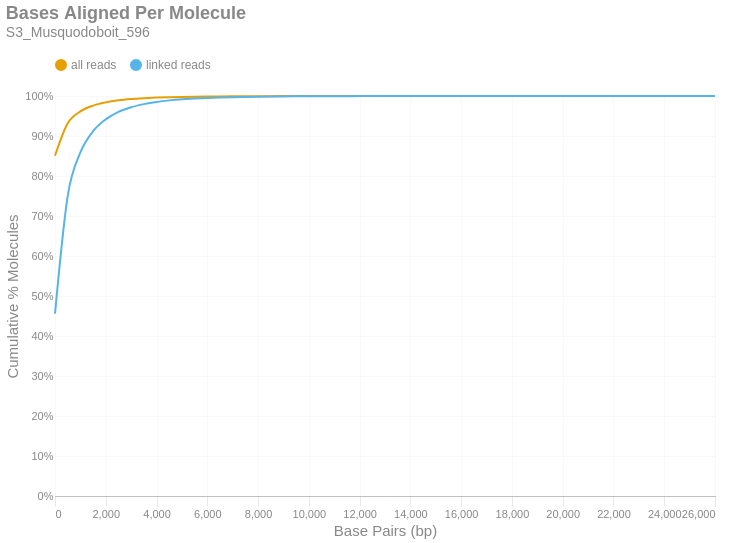

The cell this chart's notebook holds for it:
### Markdown cell above
### Bases Aligned Per Molecule
This is a cumulative frequency distribution showing the number of base pairs aligned per unique molecule. These data are shown in 500 bp bins. There are two distributions: one with `all reads` (yellow) and another with only `linked reads` (blue). The percent of molecules in the `linked reads` distribution is relative to the total number of linked molecules.

### Code cell
if SKIPLR:
    print_html(f"Skipped")
else:
    binned_df = consolidated_hist(valids['aligned_bp'], mask, 500, True)
    with SafeRender(binned_df):
        (
            density_plot(binned_df, 'Bases Aligned Per Molecule', samplename, 'basesper')
            .encode(
                x=alt.X('bin:Q', title="Base Pairs (bp)").axis(tickMinStep=500).scale(padding=0),
                y=alt.Y('value:Q', title='Cumulative % Molecules')
                    .axis(format='%')
                    .scale(domain = [0,1])
                    .stack(False),
                color=alt.Color("key:N").scale(domain = ["all reads", "linked reads"]),
                tooltip = [
                    alt.Tooltip("key:N", title = "Data Type"),
                    alt.Tooltip("range_label:N", title="Bases Aligned Per Molecule"),
                    alt.Tooltip("value:Q", format = ".2%", title="% Molecules (Cum.)")
                ]
            )
        ).display()

### Figure 1 — Vega-Lite specification as saved in the notebook (floating-point values rounded to 4 significant figures)
{"width": "container", "height": 400, "config": {"title": {"anchor": "start", "dy": -15, "fontSize": 18, "color": "#888888", "subtitleColor": "#888888", "subtitleFontSize": 14}, "arc": {"fill": "#0072B2"}, "axis": {"domainColor": "#888888", "domainWidth": 0.5, "gridWidth": 0.2, "grid": false, "titleFontWeight": 400, "titleFontSize": 15, "labelFontSize": 11, "labelColor": "#888888", "tickColor": "#888888", "tickWidth": 0.2, "titleColor": "#888888"}, "axisBand": {"grid": false}, "axisX": {"grid": true, "tickSize": 10, "domainCap": "round"}, "axisY": {"domain": false, "grid": true, "tickSize": 0, "domainCap": "round"}, "background": "transparent", "header": {"labelFontSize": 15, "labelColor": "#888888", "titleFontSize": 15, "titleFontWeight": 600, "titleColor": "#888888"}, "legend": {"labelFont": "sans-serif", "labelFontSize": 12, "labelColor": "#888888", "symbolSize": 100, "symbolType": "circle", "titleFontSize": 12, "titlePadding": 10, "titleColor": "#888888", "title": null, "orient": "top"}, "range": {"category": ["#E69F00", "#56B4E9", "#009E73", "#F0E442", "#0072B2", "#D55E00", "#CC79A7", "#000000"], "diverging": ["#cfe8f3", "#a2d4ec", "#73bfe2", "#46abdb", "#1696d2", "#12719e"]}, "area": {"fill": "#0072B2", "fillOpacity": 0.7, "line": true, "strokeOpacity": 0.7}, "line": {"color": "#0072B2", "stroke": "#0072B2", "strokeWidth": 2}, "trail": {"color": "#0072B2", "stroke": "#0072B2", "strokeWidth": 0, "size": 1}, "point": {"filled": true, "fillOpacity": 1.0, "size": 95}, "text": {"color": "#888888", "fontSize": 11, "align": "right", "fontWeight": 400, "size": 11}, "bar": {"fill": "#0072B2", "stroke": null}, "view": {"stroke": null, "continuousWidth": 660, "continuousHeight": 400}}, "data": {"name": "data-2b12c59920a1e686791e18603e88060e"}, "mark": {"type": "line", "interpolate": "monotone", "point": {"opacity": 0, "size": 275}}, "encoding": {"color": {"field": "key", "scale": {"domain": ["all reads", "linked reads"]}, "type": "nominal"}, "tooltip": [{"field": "key", "title": "Data Type", "type": "nominal"}, {"field": "range_label", "title": "Bases Aligned Per Molecule", "type": "nominal"}, {"field": "value", "format": ".2%", "title": "% Molecules (Cum.)", "type": "quantitative"}], "x": {"axis": {"tickMinStep": 500}, "field": "bin", "scale": {"padding": 0}, "title": "Base Pairs (bp)", "type": "quantitative"}, "y": {"axis": {"format": "%"}, "field": "value", "scale": {"domain": [0, 1]}, "stack": false, "title": "Cumulative % Molecules", "type": "quantitative"}}, "params": [{"name": "param_c36ac31b6afebe62", "select": {"type": "point", "fields": ["key"]}, "bind": "legend"}], "title": {"text": "Bases Aligned Per Molecule", "subtitle": "S3_Musquodoboit_596"}, "transform": [{"fold": ["all reads (cumsum)", "linked reads (cumsum)"]}, {"calculate": "replace(datum.key, ' (cumsum)', '')", "as": "key"}, {"filter": {"param": "param_c36ac31b6afebe62"}}], "usermeta": {"embedOptions": {"downloadFileName": "S3_Musquodoboit_596.basesper"}}, "$schema": "https://vega.github.io/schema/vega-lite/v6.1.0.json", "datasets": {"data-2b12c59920a1e686791e18603e88060e": [{"bin": "0.0", "interval": "0.0-500.0", "all reads": 0.8506, "linked reads": 0.456, "all reads (cumsum)": 0.8506, "linked reads (cumsum)": 0.456, "range_label": "0-499"}, {"bin": "500.0", "interval": "500.0-1000.0", "all reads": 0.08101, "linked reads": 0.2939, "all reads (cumsum)": 0.9316, "linked reads (cumsum)": 0.7499, "range_label": "500-999"}, {"bin": "1000.0", "interval": "1000.0-1500.0", "all reads": 0.02987, "linked reads": 0.1091, "all reads (cumsum)": 0.9615, "linked reads (cumsum)": 0.859, "range_label": "1000-1499"}, {"bin": "1500.0", "interval": "1500.0-2000.0", "all reads": 0.01447, "linked reads": 0.05297, "all reads (cumsum)": 0.976, "linked reads (cumsum)": 0.912, "range_label": "1500-1999"}, {"bin": "2000.0", "interval": "2000.0-2500.0", "all reads": 0.008088, "linked reads": 0.02961, "all reads (cumsum)": 0.984, "linked reads (cumsum)": 0.9416, "range_label": "2000-2499"}, {"bin": "2500.0", "interval": "2500.0-3000.0", "all reads": 0.00514, "linked reads": 0.01882, "all reads (cumsum)": 0.9892, "linked reads (cumsum)": 0.9604, "range_label": "2500-2999"}, {"bin": "3000.0", "interval": "3000.0-3500.0", "all reads": 0.003155, "linked reads": 0.01155, "all reads (cumsum)": 0.9923, "linked reads (cumsum)": 0.972, "range_label": "3000-3499"}, {"bin": "3500.0", "interval": "3500.0-4000.0", "all reads": 0.002103, "linked reads": 0.007701, "all reads (cumsum)": 0.9944, "linked reads (cumsum)": 0.9797, "range_label": "3500-3999"}, {"bin": "4000.0", "interval": "4000.0-4500.0", "all reads": 0.001524, "linked reads": 0.00558, "all reads (cumsum)": 0.996, "linked reads (cumsum)": 0.9852, "range_label": "4000-4499"}, {"bin": "4500.0", "interval": "4500.0-5000.0", "all reads": 0.001048, "linked reads": 0.003838, "all reads (cumsum)": 0.997, "linked reads (cumsum)": 0.9891, "range_label": "4500-4999"}, {"bin": "5000.0", "interval": "5000.0-5500.0", "all reads": 0.0007624, "linked reads": 0.002792, "all reads (cumsum)": 0.9978, "linked reads (cumsum)": 0.9919, "range_label": "5000-5499"}, {"bin": "5500.0", "interval": "5500.0-6000.0", "all reads": 0.00052, "linked reads": 0.001904, "all reads (cumsum)": 0.9983, "linked reads (cumsum)": 0.9938, "range_label": "5500-5999"}, {"bin": "6000.0", "interval": "6000.0-6500.0", "all reads": 0.00041, "linked reads": 0.001501, "all reads (cumsum)": 0.9987, "linked reads (cumsum)": 0.9953, "range_label": "6000-6499"}, {"bin": "6500.0", "interval": "6500.0-7000.0", "all reads": 0.0002931, "linked reads": 0.001073, "all reads (cumsum)": 0.999, "linked reads (cumsum)": 0.9963, "range_label": "6500-6999"}, {"bin": "7000.0", "interval": "7000.0-7500.0", "all reads": 0.000215, "linked reads": 0.0007872, "all reads (cumsum)": 0.9992, "linked reads (cumsum)": 0.9971, "range_label": "7000-7499"}, {"bin": "7500.0", "interval": "7500.0-8000.0", "all reads": 0.0001772, "linked reads": 0.0006487, "all reads (cumsum)": 0.9994, "linked reads (cumsum)": 0.9978, "range_label": "7500-7999"}, {"bin": "8000.0", "interval": "8000.0-8500.0", "all reads": 0.0001289, "linked reads": 0.0004719, "all reads (cumsum)": 0.9995, "linked reads (cumsum)": 0.9983, "range_label": "8000-8499"}, {"bin": "8500.0", "interval": "8500.0-9000.0", "all reads": 0.000107, "linked reads": 0.0003918, "all reads (cumsum)": 0.9996, "linked reads (cumsum)": 0.9986, "range_label": "8500-8999"}, {"bin": "9000.0", "interval": "9000.0-9500.0", "all reads": 8.908e-05, "linked reads": 0.0003262, "all reads (cumsum)": 0.9997, "linked reads (cumsum)": 0.999, "range_label": "9000-9499"}, {"bin": "9500.0", "interval": "9500.0-10000.0", "all reads": 5.723e-05, "linked reads": 0.0002096, "all reads (cumsum)": 0.9998, "linked reads (cumsum)": 0.9992, "range_label": "9500-9999"}, {"bin": "10000.0", "interval": "10000.0-10500.0", "all reads": 4.727e-05, "linked reads": 0.0001731, "all reads (cumsum)": 0.9998, "linked reads (cumsum)": 0.9994, "range_label": "10000-10499"}, {"bin": "10500.0", "interval": "10500.0-11000.0", "all reads": 3.434e-05, "linked reads": 0.0001257, "all reads (cumsum)": 0.9999, "linked reads (cumsum)": 0.9995, "range_label": "10500-10999"}, {"bin": "11000.0", "interval": "11000.0-11500.0", "all reads": 2.538e-05, "linked reads": 9.293e-05, "all reads (cumsum)": 0.9999, "linked reads (cumsum)": 0.9996, "range_label": "11000-11499"}, {"bin": "11500.0", "interval": "11500.0-12000.0", "all reads": 1.841e-05, "linked reads": 6.742e-05, "all reads (cumsum)": 0.9999, "linked reads (cumsum)": 0.9996, "range_label": "11500-11999"}, {"bin": "12000.0", "interval": "12000.0-12500.0", "all reads": 2.09e-05, "linked reads": 7.653e-05, "all reads (cumsum)": 0.9999, "linked reads (cumsum)": 0.9997, "range_label": "12000-12499"}, {"bin": "12500.0", "interval": "12500.0-13000.0", "all reads": 1.592e-05, "linked reads": 5.831e-05, "all reads (cumsum)": 0.9999, "linked reads (cumsum)": 0.9998, "range_label": "12500-12999"}, {"bin": "13000.0", "interval": "13000.0-13500.0", "all reads": 1.294e-05, "linked reads": 4.738e-05, "all reads (cumsum)": 1.0, "linked reads (cumsum)": 0.9998, "range_label": "13000-13499"}, {"bin": "13500.0", "interval": "13500.0-14000.0", "all reads": 8.957e-06, "linked reads": 3.28e-05, "all reads (cumsum)": 1.0, "linked reads (cumsum)": 0.9999, "range_label": "13500-13999"}, {"bin": "14000.0", "interval": "14000.0-14500.0", "all reads": 6.967e-06, "linked reads": 2.551e-05, "all reads (cumsum)": 1.0, "linked reads (cumsum)": 0.9999, "range_label": "14000-14499"}, {"bin": "14500.0", "interval": "14500.0-15000.0", "all reads": 6.469e-06, "linked reads": 2.369e-05, "all reads (cumsum)": 1.0, "linked reads (cumsum)": 0.9999, "range_label": "14500-14999"}, {"bin": "15000.0", "interval": "15000.0-15500.0", "all reads": 4.976e-06, "linked reads": 1.822e-05, "all reads (cumsum)": 1.0, "linked reads (cumsum)": 0.9999, "range_label": "15000-15499"}, {"bin": "15500.0", "interval": "15500.0-16000.0", "all reads": 4.479e-06, "linked reads": 1.64e-05, "all reads (cumsum)": 1.0, "linked reads (cumsum)": 0.9999, "range_label": "15500-15999"}, {"bin": "16000.0", "interval": "16000.0-16500.0", "all reads": 2.986e-06, "linked reads": 1.093e-05, "all reads (cumsum)": 1.0, "linked reads (cumsum)": 0.9999, "range_label": "16000-16499"}, {"bin": "16500.0", "interval": "16500.0-17000.0", "all reads": 3.981e-06, "linked reads": 1.458e-05, "all reads (cumsum)": 1.0, "linked reads (cumsum)": 1.0, "range_label": "16500-16999"}, {"bin": "17000.0", "interval": "17000.0-17500.0", "all reads": 4.976e-07, "linked reads": 1.822e-06, "all reads (cumsum)": 1.0, "linked reads (cumsum)": 1.0, "range_label": "17000-17499"}, {"bin": "17500.0", "interval": "17500.0-18000.0", "all reads": 1.991e-06, "linked reads": 7.289e-06, "all reads (cumsum)": 1.0, "linked reads (cumsum)": 1.0, "range_label": "17500-17999"}, {"bin": "18000.0", "interval": "18000.0-18500.0", "all reads": 1.991e-06, "linked reads": 7.289e-06, "all reads (cumsum)": 1.0, "linked reads (cumsum)": 1.0, "range_label": "18000-18499"}, {"bin": "18500.0", "interval": "18500.0-19000.0", "all reads": 1.493e-06, "linked reads": 5.467e-06, "all reads (cumsum)": 1.0, "linked reads (cumsum)": 1.0, "range_label": "18500-18999"}, {"bin": "19000.0", "interval": "19000.0-19500.0", "all reads": 9.953e-07, "linked reads": 3.644e-06, "all reads (cumsum)": 1.0, "linked reads (cumsum)": 1.0, "range_label": "19000-19499"}, {"bin": "19500.0", "interval": "19500.0-20000.0", "all reads": 4.976e-07, "linked reads": 1.822e-06, "all reads (cumsum)": 1.0, "linked reads (cumsum)": 1.0, "range_label": "19500-19999"}, {"bin": "20000.0", "interval": "20000.0-20500.0", "all reads": 9.953e-07, "linked reads": 3.644e-06, "all reads (cumsum)": 1.0, "linked reads (cumsum)": 1.0, "range_label": "20000-20499"}, {"bin": "20500.0", "interval": "20500.0-21000.0", "all reads": 4.976e-07, "linked reads": 1.822e-06, "all reads (cumsum)": 1.0, "linked reads (cumsum)": 1.0, "range_label": "20500-20999"}, {"bin": "21000.0", "interval": "21000.0-21500.0", "all reads": 0.0, "linked reads": 0.0, "all reads (cumsum)": 1.0, "linked reads (cumsum)": 1.0, "range_label": "21000-21499"}, {"bin": "21500.0", "interval": "21500.0-22000.0", "all reads": 0.0, "linked reads": 0.0, "all reads (cumsum)": 1.0, "linked reads (cumsum)": 1.0, "range_label": "21500-21999"}, {"bin": "22000.0", "interval": "22000.0-22500.0", "all reads": 4.976e-07, "linked reads": 1.822e-06, "all reads (cumsum)": 1.0, "linked reads (cumsum)": 1.0, "range_label": "22000-22499"}, {"bin": "22500.0", "interval": "22500.0-23000.0", "all reads": 4.976e-07, "linked reads": 1.822e-06, "all reads (cumsum)": 1.0, "linked reads (cumsum)": 1.0, "range_label": "22500-22999"}, {"bin": "23000.0", "interval": "23000.0-23500.0", "all reads": 0.0, "linked reads": 0.0, "all reads (cumsum)": 1.0, "linked reads (cumsum)": 1.0, "range_label": "23000-23499"}, {"bin": "23500.0", "interval": "23500.0-24000.0", "all reads": 0.0, "linked reads": 0.0, "all reads (cumsum)": 1.0, "linked reads (cumsum)": 1.0, "range_label": "23500-23999"}, {"bin": "24000.0", "interval": "24000.0-24500.0", "all reads": 0.0, "linked reads": 0.0, "all reads (cumsum)": 1.0, "linked reads (cumsum)": 1.0, "range_label": "24000-24499"}, {"bin": "24500.0", "interval": "24500.0-25000.0", "all reads": 0.0, "linked reads": 0.0, "all reads (cumsum)": 1.0, "linked reads (cumsum)": 1.0, "range_label": "24500-24999"}, {"bin": "25000.0", "interval": "25000.0-25500.0", "all reads": 0.0, "linked reads": 0.0, "all reads (cumsum)": 1.0, "linked reads (cumsum)": 1.0, "range_label": "25000-25499"}, {"bin": "25500.0", "interval": "25500.0-26000.0", "all reads": 0.0, "linked reads": 0.0, "all reads (cumsum)": 1.0, "linked reads (cumsum)": 1.0, "range_label": "25500-25999"}, {"bin": "26000.0", "interval": "26000.0-26500.0", "all reads": 4.976e-07, "linked reads": 1.822e-06, "all reads (cumsum)": 1.0, "linked reads (cumsum)": 1.0, "range_label": "26000-26499"}]}}
